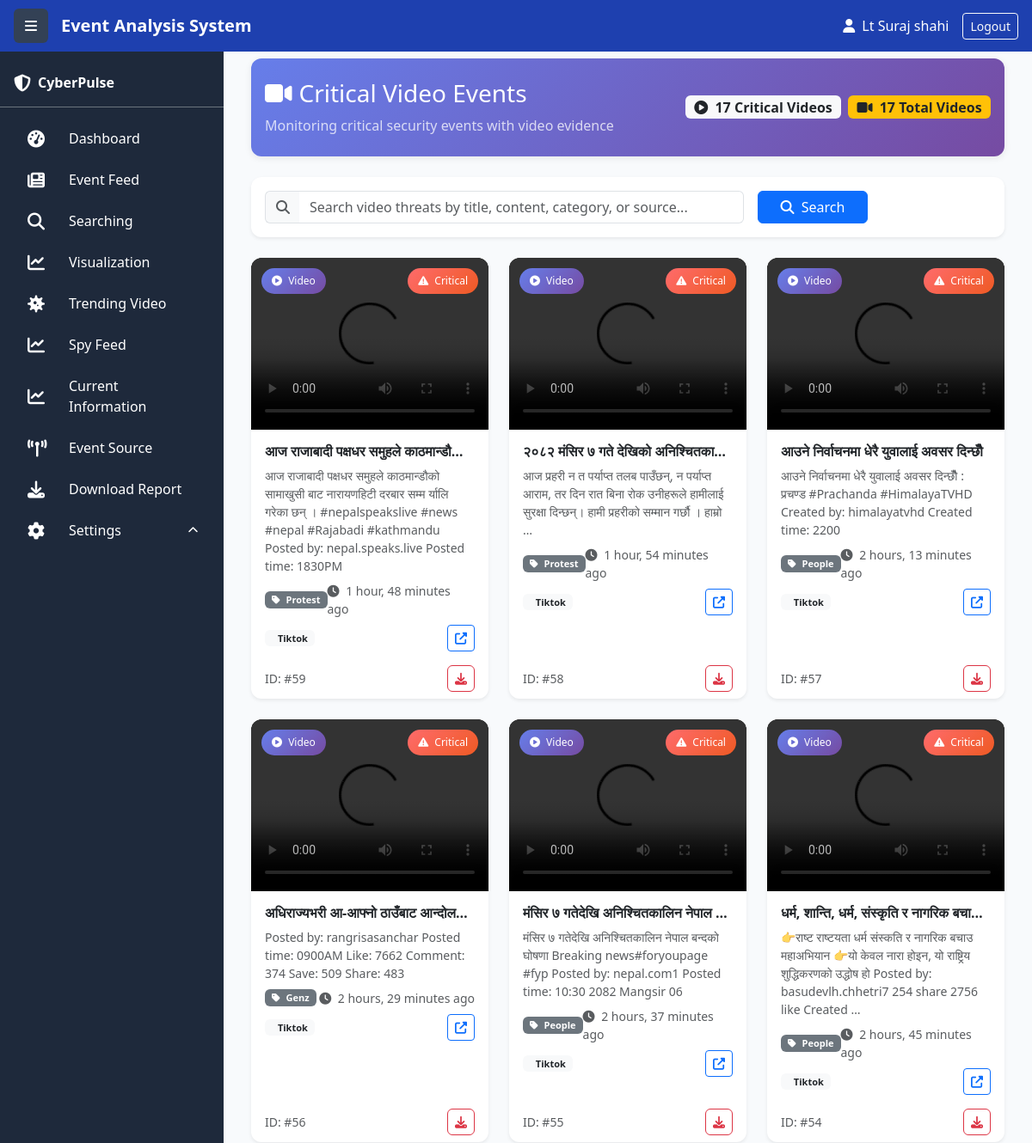
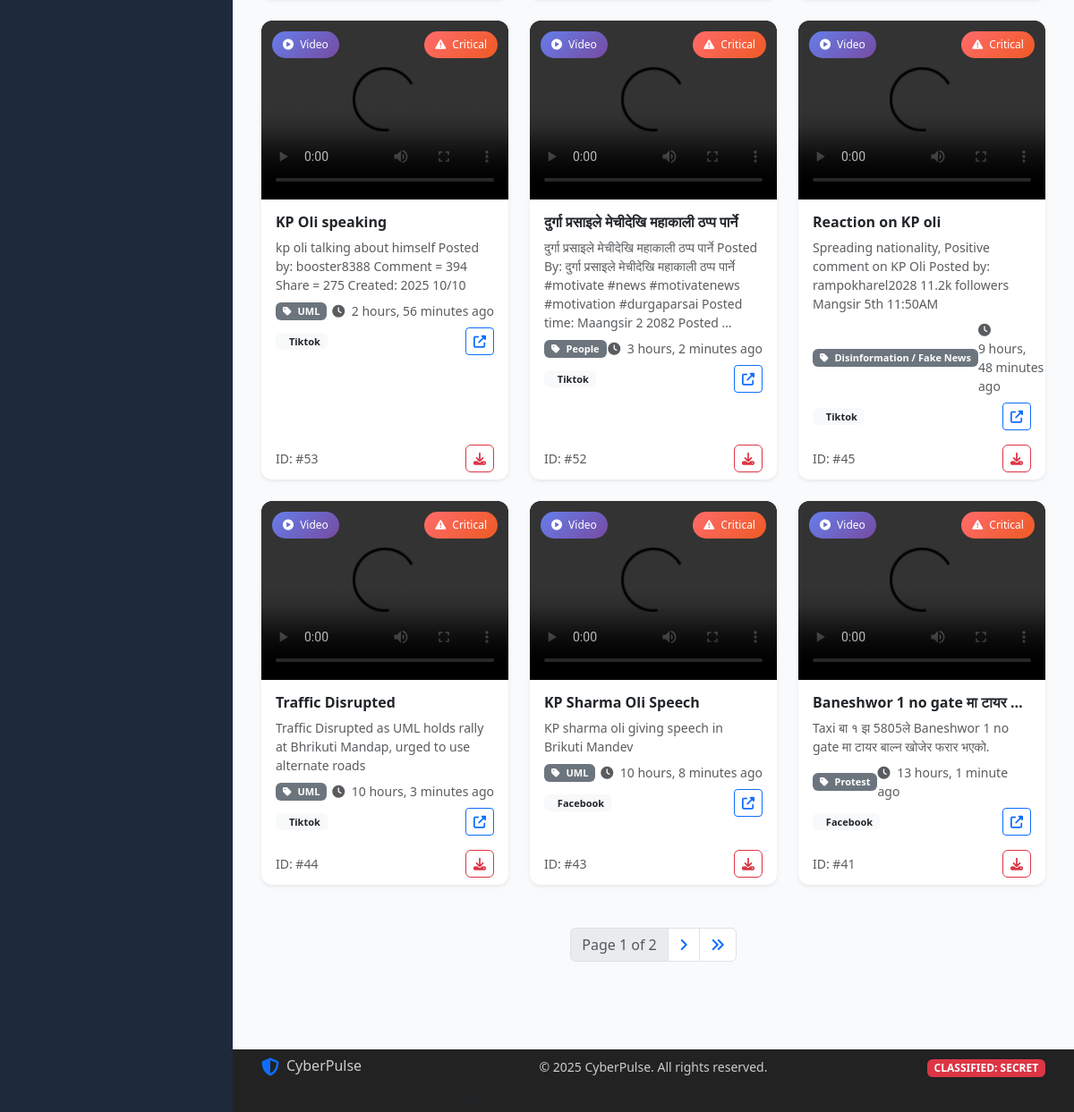
/trending_news/, run on the app's committed database (2 pictures, top to bottom).
### collect/models.py (models this page shows, shortened)
class ThreatAlert(models.Model):
    CATEGORY_CHOICES = [
        ('Genz', 'Genz'),
        ('Chapagau', 'Chapagau'),
        ('UML', 'UML'),
        ('Bhrikuti Mandav', 'Bhrikuti Mandav'),
        ('Samakoshi', 'Samakoshi'),
        ('PM', 'PM'),
        ('People', 'People'),
        ('Protest', 'Protest'),
        ('Disinformation', 'Disinformation / Fake News'),
        ('Army', 'Army'),
        ('Police', 'Police'),
        ('APF', 'APF'),
        ('NationalCyberCrime', 'National CyberCrime'),
        ('InternationalCyberCrime', 'International CyberCrime'),
        ('ElectionManipulation', 'Election Manipulation'),
        ('SocialEngineering', 'Social Engineering'),
        ('DataLeak', 'Data Leak'),
        ('Scam', 'Financial Scam'),
        ('Impersonation', 'Impersonation'),
        ('Malware', 'Malware / Infected Links'),
        ('Other', 'Other'),
    ]
    SEVERITY_CHOICES = [
        ('low', 'Low'),
        ('medium', 'Medium'),
        ('high', 'High'),
         ('critical', 'Critical'),
    ]
    title = models.CharField(max_length=300)
    image = models.ImageField(upload_to='threat_alerts/', blank=True, null=True)
    video = models.FileField(upload_to='threat_alerts/videos/', blank=True, null=True,
                           help_text="Upload video files")
    content = models.TextField()
    category = models.CharField(
        max_length=50,
        choices=CATEGORY_CHOICES,
        default='Other'
    )
    source = models.CharField(max_length=50, default='unknown')
    url = models.URLField(unique=True)
    severity = models.CharField(
        max_length=10,
        choices=SEVERITY_CHOICES,
        default='low'
    )
    timestamp = models.DateTimeField(auto_now_add=True)

### collect/views.py (the view)
# urls.py: path('trending_news/', views.newsTrending, name='news_trending'),
def newsTrending(request):
    critical_threats_with_videos = ThreatAlert.objects.filter(
        severity='critical'
    ).exclude(
        video__isnull=True
    ).exclude(
        video=''
    ).order_by('-timestamp')
    all_threats_with_videos = ThreatAlert.objects.exclude(
        video__isnull=True
    ).exclude(
        video=''
    )
    paginator = Paginator(critical_threats_with_videos, 12)
    page_number = request.GET.get('page')
    page_obj = paginator.get_page(page_number)
    return render(request, 'newsTrending.html', {
        'threats': page_obj,
        'critical_threats': critical_threats_with_videos,
        'total_critical_with_videos': critical_threats_with_videos.count(),
        'total_all_videos': all_threats_with_videos.count(),
        'page_obj': page_obj,
    })

### templates/newsTrending.html (shortened to what this page needs)
{% extends "base.html" %}
{% block content %}
<div class="container-fluid">
    <div class="row mb-4">
        <div class="col-12">
            <div class="card border-0 bg-gradient-primary text-white">
                <div class="card-body py-4">
                    <div class="row align-items-center">
                        <div class="col-md-8">
                            <h1 class="h3 mb-2">
                                <i class="fas fa-video me-2"></i>Critical Video Events
                            </h1>
                            <p class="mb-0 opacity-75">
                                Monitoring critical security events with video evidence
                            </p>
                        </div>
                        <div class="col-md-4 text-md-end">
                            <div class="d-flex flex-column flex-md-row gap-2 justify-content-md-end">
                                <span class="badge bg-light text-dark fs-6">
                                    <i class="fas fa-play-circle me-1"></i>
                                    {{ total_critical_with_videos }} Critical Videos
                                </span>
                                <span class="badge bg-warning text-dark fs-6">
                                    <i class="fas fa-video me-1"></i>
                                    {{ total_all_videos }} Total Videos
                                </span>
                            </div>
                        </div>
                    </div>
                </div>
            </div>
        </div>
    </div>
    <div class="row mb-4">
        <div class="col-12">
            <div class="card border-0 shadow-sm">
                <div class="card-body">
                    <form method="get" class="row g-3 align-items-center">
                        <div class="col-md-8">
                            <div class="input-group">
                                <span class="input-group-text bg-light border-end-0">
                                    <i class="fas fa-search text-muted"></i>
                                </span>
                                <input type="text"
                                       name="search"
                                       class="form-control border-start-0"
                                       placeholder="Search video threats by title, content, category, or source..."
                                       w-200
                                       value="{{ search_query }}">
                            </div>
                        </div>
                        <div class="col-md-2">
                            <button type="submit" class="btn btn-primary w-100">
                                <i class="fas fa-search me-1"></i> Search
                            </button>
                        </div>
                    </form>
                </div>
            </div>
        </div>
    </div>
    <div class="row">
        {% for threat in threats %}
        <div class="col-xl-4 col-lg-6 col-md-6 mb-4">
            <div class="card threat-video-card h-100 border-0 shadow-sm hover-shadow">
                <div class="video-thumbnail-container">
                    {% if threat.video %}
                    <video class="video-thumbnail" controls preload="metadata">
                        <source src="{{ threat.video.url }}" type="video/mp4">
                    </video>
                    <div class="video-overlay">
                        <div class="video-badge video-indicator">
                        </div>
                        <div class="video-badge severity-badge severity-{{ threat.severity }}">
                        </div>
                    </div>
                    {% endif %}
                </div>
                <div class="card-body">
                    <h6 class="card-title fw-bold text-truncate" title="{{ threat.title }}">
                        {{ threat.title }}
                    </h6>
                    <p class="card-text text-muted small mb-2 line-clamp-2">
                        {{ threat.content|truncatewords:25 }}
                    </p>
                    <div class="threat-meta">
                        <div class="d-flex justify-content-between align-items-center mb-2">
                            <span class="badge bg-secondary">
                                <i class="fas fa-tag me-1"></i>
                                {{ threat.get_category_display }}
                            </span>
                            <small class="text-muted">
                                <i class="fas fa-clock me-1"></i>
                                {{ threat.timestamp|timesince }} ago
                            </small>
                        </div>
                        <div class="d-flex justify-content-between align-items-center">
                            <span class="badge bg-light text-dark">
                                {{ threat.source }}
                            </span>
                            <a href="{{ threat.url }}" target="_blank" class="btn btn-sm btn-outline-primary">
                                <i class="fas fa-external-link-alt"></i>
                            </a>
                        </div>
                    </div>
                </div>
                <div class="card-footer bg-transparent border-top-0 pt-0">
                    <div class="d-flex justify-content-between align-items-center">
                        <small class="text-muted">
                            ID: #{{ threat.id }}
                        </small>
                        <div class="video-actions">
                            <button class="btn btn-sm btn-outline-danger"
                                    onclick="downloadVideo('{{ threat.video.url }}')"
                                    title="Download Video">
                                <i class="fas fa-download"></i>
                            </button>
                        </div>
                    </div>
                </div>
            </div>
        </div>
        {% endfor %}
    </div>
    {% if threats.has_other_pages %}
    <div class="row mt-4">
        <div class="col-12">
            <nav aria-label="Video threats pagination">
                <ul class="pagination justify-content-center">
                    <li class="page-item disabled">
                        <span class="page-link">
                            Page {{ threats.number }} of {{ threats.paginator.num_pages }}
                        </span>
                    </li>
                    {% if threats.has_next %}
                    <li class="page-item">
                        <a class="page-link" href="?page={{ threats.next_page_number }}{% if search_query %}&search={{ search_query }}{% endif %}">
                            <i class="fas fa-angle-right"></i>
                        </a>
                    </li>
                    <li class="page-item">
                        <a class="page-link" href="?page={{ threats.paginator.num_pages }}{% if search_query %}&search={{ search_query }}{% endif %}">
                            <i class="fas fa-angle-double-right"></i>
                        </a>
                    </li>
                    {% endif %}
                </ul>
            </nav>
        </div>
    </div>
    {% endif %}
</div>
{% endblock %}

### templates/base.html (style rules this page uses)
:root { --sidebar-width: 260px; --footer-height: 120px; }
body { margin: 0; background-color: #f8fafc; overflow-x: hidden; }
.card { border-radius: 12px; box-shadow: 0 2px 8px rgba(0,0,0,0.08); border: none; }

### templates/newsTrending.html (style rules this page uses)
.threat-video-card { transition: all 0.3s ease; border-radius: 12px; overflow: hidden; }
.video-thumbnail-container { position: relative; background: #000; border-radius: 12px 12px 0 0; overflow: hidden; }
.video-thumbnail { width: 100%; height: 200px; object-fit: cover; display: block; }
.video-overlay { position: absolute; top: 0; left: 0; right: 0; bottom: 0; background: linear-gradient(to bottom, transparent 60%, rgba(0,0,0,0.7)); pointer-events: none; }
.video-badge { position: absolute; background: rgba(0, 0, 0, 0.8); color: white; padding: 6px 12px; border-radius: 20px; font-size: 12px; font-weight: 500; }
.video-indicator { top: 12px; left: 12px; background: linear-gradient(135deg, #667eea 0%, #764ba2 100%); }
.severity-badge { top: 12px; right: 12px; }
.severity-critical { background: linear-gradient(135deg, #ff6b6b 0%, #ee5a24 100%); }
.line-clamp-2 { display: -webkit-box; -webkit-box-orient: vertical; overflow: hidden; }
.threat-meta .badge { font-size: 11px; padding: 4px 8px; }
.video-actions .btn { padding: 4px 8px; border-radius: 6px; }
.bg-gradient-primary { background: linear-gradient(135deg, #667eea 0%, #764ba2 100%); }
.hover-shadow { box-shadow: 0 2px 10px rgba(0,0,0,0.1); }

### data on the page
ThreatAlert: title "आज राजाबादी पक्षधर समुहले काठमान्डौ…", content "आज राजाबादी पक्षधर समुहले काठमान्डौको‌ सामाखुसी बाट नारायणहिटी दरबार सम्म र्यालि गरेका छन् । #nepalspeakslive #news #nepal #Rajabadi #kathmandu Posted by: nepal.speaks.live Posted time: 1830PM", category "Protest", timestamp "1 hour, 48 minutes", source "Tiktok", id "59"
ThreatAlert: title "२०८२ मंसिर ७ गते देखिको अनिश्चितका…", content "आज प्रहरी न त पर्याप्त तलब पाउँछन्, न पर्याप्त आराम, तर दिन रात बिना रोक उनीहरूले हामीलाई सुरक्षा दिन्छन्। हामी प्रहरीको सम्मान गर्छौ । हाम्रो …", category "Protest", timestamp "1 hour, 54 minutes", source "Tiktok", id "58"
ThreatAlert: title "आउने निर्वाचनमा धेरै युवालाई अवसर दिन्छौँ", content "आउने निर्वाचनमा धेरै युवालाई अवसर दिन्छौँ : प्रचण्ड #Prachanda #HimalayaTVHD Created by: himalayatvhd Created time: 2200", category "People", timestamp "2 hours, 13 minutes", source "Tiktok", id "57"
ThreatAlert: title "अधिराज्यभरी आ-आफ्नो ठाउँबाट आन्दोल…", content "Posted by: rangrisasanchar Posted time: 0900AM Like: 7662 Comment: 374 Save: 509 Share: 483", category "Genz", timestamp "2 hours, 29 minutes", source "Tiktok", id "56"
ThreatAlert: title "मंसिर ७ गतेदेखि अनिश्चितकालिन नेपाल…", content "मंसिर ७ गतेदेखि अनिश्चितकालिन नेपाल बन्दको घोषणा Breaking news#foryoupage #fyp Posted by: nepal.com1 Posted time: 10:30 2082 Mangsir 06", category "People", timestamp "2 hours, 37 minutes", source "Tiktok", id "55"
ThreatAlert: title "धर्म, शान्ति, धर्म, संस्कृति र नागरिक बचा…", content "👉राष्ट राष्टयता धर्म संस्कति र नागरिक बचाउ महाअभियान 👉यो केवल नारा होइन, यो राष्ट्रिय शुद्धिकरणको उद्धोष हो Posted by: basudevlh.chhetri7 254 share 2756 like Created …", category "People", timestamp "2 hours, 45 minutes", source "Tiktok", id "54"
ThreatAlert: title "KP Oli speaking", content "kp oli talking about himself Posted by: booster8388 Comment = 394 Share = 275 Created: 2025 10/10", category "UML", timestamp "2 hours, 56 minutes", source "Tiktok", id "53"
ThreatAlert: title "दुर्गा प्रसाइले मेचीदेखि महाकाली ठप्प पार्ने", content "दुर्गा प्रसाइले मेचीदेखि महाकाली ठप्प पार्ने Posted By: दुर्गा प्रसाइले मेचीदेखि महाकाली ठप्प पार्ने #motivate #news #motivatenews #motivation #durgaparsai Posted time: Maangsir 2 2082 Posted …", category "People", timestamp "3 hours, 2 minutes", source "Tiktok", id "52"
ThreatAlert: title "Reaction on KP oli", content "Spreading nationality, Positive comment on KP Oli Posted by: rampokharel2028 11.2k followers Mangsir 5th 11:50AM", category "Disinformation / Fake News", timestamp "9 hours, 48 minutes", source "Tiktok", id "45"
ThreatAlert: title "Traffic Disrupted", content "Traffic Disrupted as UML holds rally at Bhrikuti Mandap, urged to use alternate roads", category "UML", timestamp "10 hours, 3 minutes", source "Tiktok", id "44"
ThreatAlert: title "KP Sharma Oli Speech", content "KP sharma oli giving speech in Brikuti Mandev", category "UML", timestamp "10 hours, 8 minutes", source "Facebook", id "43"
ThreatAlert: title "Baneshwor 1 no gate मा टायर…", content "Taxi बा १ झ 5805ले Baneshwor 1 no gate मा टायर बाल्न खोजेर फरार भएको.", category "Protest", timestamp "13 hours, 1 minute", source "Facebook", id "41"

### other printed values
{{ total_critical_with_videos }} "17"
{{ total_all_videos }} "17"
{{ threats.number }} "1"
{{ threats.paginator.num_pages }} "2"
